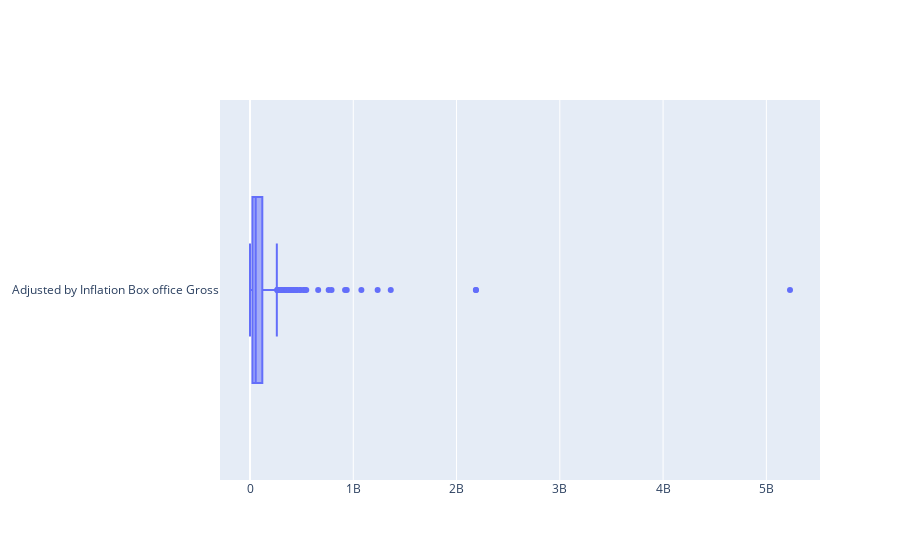

Notebook cell for this chart:
### Code cell
trace0 = go.Box(x=df.inflation_adjusted_gross, name = 'Adjusted by Inflation Box office Gross')

data = [trace0]
iplot(data)

### Figure 1 — Plotly figure (JSON) as saved in the notebook; plotly's stock layout.template omitted (floating-point values rounded to 4 significant figures; data arrays with more than 128 entries replaced by an {"elided": "..."} marker saying what was removed)
{"data": [{"name": "Adjusted by Inflation Box office Gross", "type": "box", "x": {"elided": "579 int values"}}], "layout": {}}
